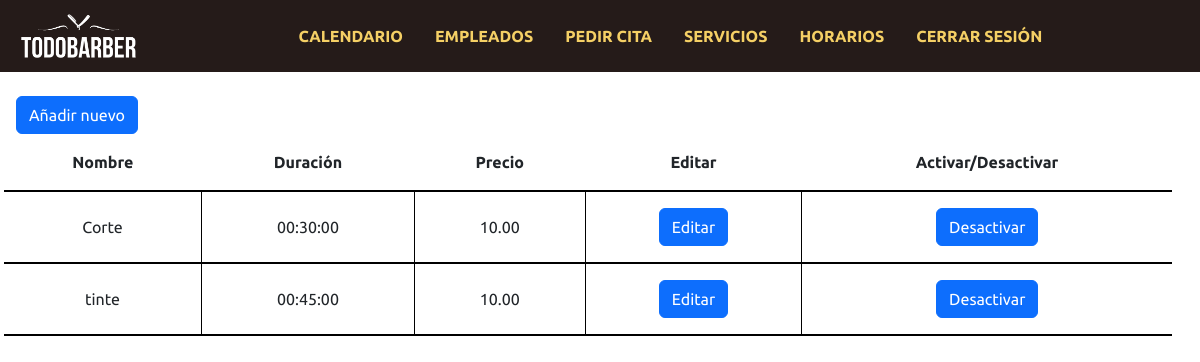
The page /php/servicios.php (signed in) on the database its author committed.
### tables this page shows
CREATE TABLE `servicios` (
  `id` bigint(20) NOT NULL,
  `nombre` varchar(50) NOT NULL,
  `duracion` time NOT NULL,
  `precio` float(5,2) DEFAULT NULL,
  `activo` tinyint(4) NOT NULL DEFAULT 1
);

### php/servicios.php (the view, shortened to what this page needs)
<?php
    require_once("functions.php");
?>
<!DOCTYPE html>
<html lang="es">
<head>
    <link href="https://cdn.jsdelivr.net/npm/bootstrap@5.3.0-alpha3/dist/css/bootstrap.min.css" rel="stylesheet">
    <link rel="stylesheet" href="../estilos.css">
</head>
<body>
    <section class="container-fluid px-sm-3 px-0 mt-4 row">
        <div>
            <button type="button" class="btn btn-primary" data-bs-toggle="modal" data-bs-target="#exampleModal" data-bs-whatever="Añadir nuevo">Añadir nuevo</button>
        </div>
        <table>
            <thead>
                <tr>
                    <th>Nombre</th>
                    <th>Duración</th>
                    <th>Precio</th>
                    <th>Editar</th>
                    <th>Activar/Desactivar</th>
                </tr>
            </thead>
            <tbody>
                <?php
                    $conexion=createConnection();
                    $consulta=$conexion->query("select * from servicios");
                    while($lista=$consulta->fetch_array(MYSQLI_ASSOC)){
                        if($lista["activo"]==1){
                            $act="Desactivar";
                            $valor="0";
                        }else{
                            $act="Activar";
                            $valor="1";
                        }
                        echo "
                        <tr>
                            <td>$lista[nombre]</td>
                            <td>$lista[duracion]</td>
                            <td>$lista[precio]</td>
                            <td>
                                <button data-id='$lista[id]' type='button' class='btn btn-primary' data-bs-toggle='modal' data-bs-target='#exampleModal' data-bs-whatever='Editar'>Editar</button>
                            </td>
                            <td>
                                <form action='#' method='post'>
                                    <input type='hidden' name='id' value='$lista[id]'>
                                    <input type='hidden' name='valor' value='$valor'>
                                    <input class='recargar btn btn-primary' type='submit' name='estado' value='$act'></input>
                                </form>
                            </td>
                        </tr>
                        ";
                    }
                ?>
            </tbody>
        </table>
    </section>
</body>
</html>

### estilos.css (style rules this page uses)
*,::after,::before { box-sizing: border-box; }
body { margin: 0; height: 100vh; font-family: 'Ubuntu', sans-serif; }
table td,th { padding: 1rem; }
table { text-align: center }
table:not(#calendario) thead, tr { border-bottom: 2px solid black; }
#calendario th, td { border-right: 1px solid black; }
#calendario tr:last-child,td:last-child { border: none; }

### rows shown on the page
servicios: nombre "Corte", duracion "00:30:00", precio "10.00", estado "Desactivar"
servicios: nombre "tinte", duracion "00:45:00", precio "10.00", estado "Desactivar"
